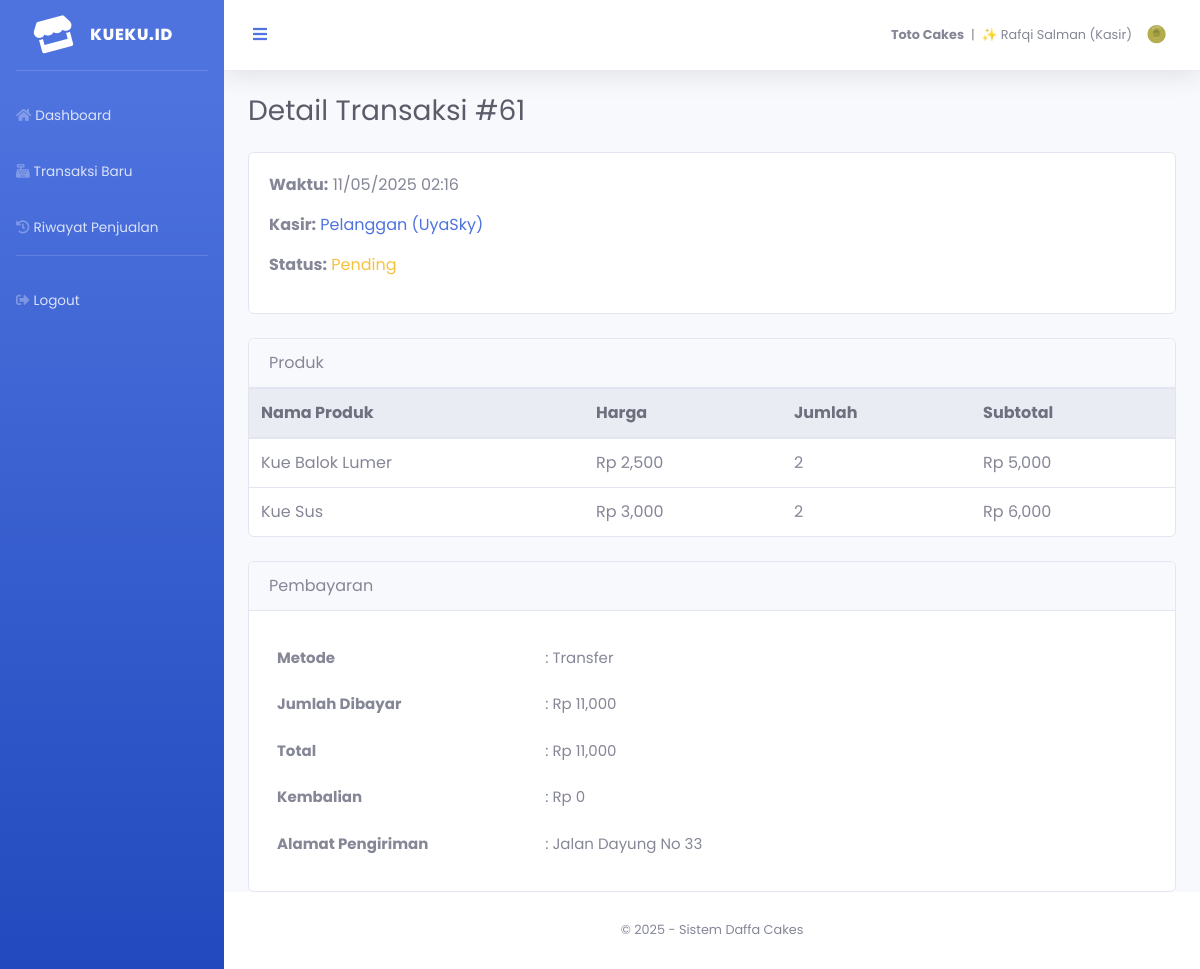
Page /views/transaksi/detail_transaksi.php?id=61 (signed in) on the committed database.
### tables this page shows
CREATE TABLE `toko` (
  `id` int(11) NOT NULL,
  `nama_toko` varchar(100) NOT NULL
);

CREATE TABLE `transaksi` (
  `transaksi_id` int(11) NOT NULL,
  `pelanggan_id` int(11) DEFAULT NULL,
  `kasir_id` int(11) DEFAULT NULL,
  `waktu` datetime DEFAULT current_timestamp(),
  `total_harga` int(11) NOT NULL,
  `keterangan` text DEFAULT NULL,
  `status` enum('pending','valid') DEFAULT 'pending'
);

CREATE TABLE `pelanggan` (
  `pelanggan_id` int(11) NOT NULL,
  `nama_lengkap` varchar(100) DEFAULT NULL,
  `email` varchar(100) DEFAULT NULL,
  `password` varchar(255) DEFAULT NULL,
  `alamat` text DEFAULT NULL,
  `no_hp` varchar(20) DEFAULT NULL,
  `created_at` timestamp NOT NULL DEFAULT current_timestamp(),
  `updated_at` datetime DEFAULT NULL,
  `username` varchar(50) DEFAULT NULL,
  `foto` varchar(100) DEFAULT 'default.png'
);

CREATE TABLE `transaksi_detail` (
  `detail_id` int(11) NOT NULL,
  `transaksi_id` int(11) NOT NULL,
  `produk_id` int(11) NOT NULL,
  `jumlah` int(11) NOT NULL,
  `harga_saat_ini` int(11) NOT NULL
);

CREATE TABLE `produk` (
  `produk_id` int(11) NOT NULL,
  `nama_produk` varchar(100) NOT NULL,
  `harga` int(11) NOT NULL,
  `stok` int(11) NOT NULL,
  `kategori_id` int(11) DEFAULT NULL,
  `gambar` varchar(100) DEFAULT NULL,
  `created_at` datetime DEFAULT current_timestamp()
);

CREATE TABLE `pembayaran` (
  `pembayaran_id` int(11) NOT NULL,
  `transaksi_id` int(11) NOT NULL,
  `metode` enum('Tunai','Transfer','QRIS') NOT NULL,
  `jumlah_dibayar` int(11) NOT NULL,
  `kembalian` int(11) DEFAULT 0,
  `bukti` varchar(255) DEFAULT NULL,
  `alamat` text DEFAULT NULL
);

### views/transaksi/detail_transaksi.php (the view, shortened to what this page needs)
<?php
require_once '../../config/koneksi.php';
$id = (int) $_GET['id'];
$data = mysqli_query($conn, "
    SELECT t.*, u.nama_lengkap AS kasir, pl.nama_lengkap AS pelanggan
    FROM transaksi t
    LEFT JOIN user u ON t.kasir_id = u.user_id
    LEFT JOIN pelanggan pl ON t.pelanggan_id = pl.pelanggan_id
    WHERE t.transaksi_id = $id
");
$transaksi = mysqli_fetch_assoc($data);
$produk = mysqli_query($conn, "
    SELECT td.*, p.nama_produk
    FROM transaksi_detail td
    JOIN produk p ON td.produk_id = p.produk_id
    WHERE td.transaksi_id = $id
");
$pembayaran = mysqli_query($conn, "SELECT * FROM pembayaran WHERE transaksi_id = $id");
$bayar = mysqli_fetch_assoc($pembayaran);
include_once '../layouts/header.php';
include_once '../layouts/sidebar.php';
?>
<div class="container-fluid">
    <h1 class="h3 mb-4 text-gray-800">Detail Transaksi #<?= $transaksi['transaksi_id'] ?></h1>
    <div class="card mb-4">
        <div class="card-body">
            <p><strong>Waktu:</strong> <?= date('d/m/Y H:i', strtotime($transaksi['waktu'])) ?></p>
            <p><strong>Kasir:</strong>
                <?php if ($transaksi['kasir']) : ?>
                    <?= htmlspecialchars($transaksi['kasir']) ?>
                <?php else : ?>
                    <span class="text-primary">Pelanggan (<?= htmlspecialchars($transaksi['pelanggan']) ?>)</span>
                <?php endif; ?>
            </p>
            <p><strong>Status:</strong>
                <?= $transaksi['status'] === 'valid'
                    ? '<span class="text-success">Valid</span>'
                    : '<span class="text-warning">Pending</span>' ?>
            </p>
        </div>
    </div>
    <div class="card mb-4">
        <div class="card-header">Produk</div>
        <div class="card-body p-0">
            <table class="table mb-0">
                <thead class="thead-light">
                    <tr>
                        <th>Nama Produk</th>
                        <th>Harga</th>
                        <th>Jumlah</th>
                        <th>Subtotal</th>
                    </tr>
                </thead>
                <tbody>
                    <?php while ($p = mysqli_fetch_assoc($produk)) : ?>
                        <tr>
                            <td><?= htmlspecialchars($p['nama_produk']) ?></td>
                            <td>Rp <?= number_format($p['harga_saat_ini']) ?></td>
                            <td><?= $p['jumlah'] ?></td>
                            <td>Rp <?= number_format($p['harga_saat_ini'] * $p['jumlah']) ?></td>
                        </tr>
                    <?php endwhile; ?>
                </tbody>
            </table>
        </div>
    </div>
    <div class="card">
        <div class="card-header">Pembayaran</div>
        <div class="card-body px-3 py-4">
            <?php if ($bayar): ?>
                <table class="table table-borderless mb-0" style="font-size: 15px;">
                    <tbody>
                        <tr>
                            <th style="width: 30%;">Metode</th>
                            <td>: <?= htmlspecialchars($bayar['metode']) ?></td>
                        </tr>
                        <tr>
                            <th>Jumlah Dibayar</th>
                            <td>: Rp <?= number_format($bayar['jumlah_dibayar']) ?></td>
                        </tr>
                        <tr>
                            <th>Total</th>
                            <td>: Rp <?= number_format($transaksi['total_harga']) ?></td>
                        </tr>
                        <tr>
                            <th>Kembalian</th>
                            <td>: Rp <?= number_format($bayar['jumlah_dibayar'] - $transaksi['total_harga']) ?></td>
                        </tr>
                        <?php if (!empty($bayar['alamat'])) : ?>
                        <tr>
                            <th>Alamat Pengiriman</th>
                            <td>: <?= nl2br(htmlspecialchars($bayar['alamat'])) ?></td>
                        </tr>
                        <?php endif; ?>
                    </tbody>
                </table>
            <?php else: ?>
                <p class="text-danger">❗ Data pembayaran belum tersedia</p>
            <?php endif; ?>
        </div>
    </div>
</div>
<?php include_once '../layouts/footer.php'; ?>

### views/layouts/sidebar.php (shortened to what this page needs)
<?php
$user = $_SESSION['user'];
$role = $user['role'];
$result = mysqli_query($conn, "SELECT nama_toko FROM toko WHERE id = 1");
$data_toko = mysqli_fetch_assoc($result);
$nama_toko = $data_toko['nama_toko'] ?? 'Toko Belum Diatur';
?>
<ul class="navbar-nav bg-gradient-primary sidebar sidebar-dark accordion" id="accordionSidebar">
    <a class="sidebar-brand d-flex align-items-center justify-content-center" href="#">
        <div class="sidebar-brand-icon rotate-n-15">
            <i class="fas fa-store"></i>
        </div>
        <div class="sidebar-brand-text mx-3">Kueku.id</div>
    </a>
    <hr class="sidebar-divider">
    <?php if ($role === 'kasir'): ?>
        <li class="nav-item">
            <a class="nav-link" href="/daffa_cakes/views/dashboard/kasir/index.php">
                <i class="fas fa-home"></i><span>Dashboard</span>
            </a>
        </li>
        <li class="nav-item">
            <a class="nav-link" href="/daffa_cakes/views/transaksi/kelola_pesanan.php">
                <i class="fas fa-cash-register"></i><span>Transaksi Baru</span>
            </a>
        </li>
        <li class="nav-item">
            <a class="nav-link" href="/daffa_cakes/views/transaksi/riwayat_penjualan.php">
                <i class="fas fa-history"></i><span>Riwayat Penjualan</span>
            </a>
        </li>
    <?php endif; ?>
    <hr class="sidebar-divider d-none d-md-block">
    <li class="nav-item">
        <a class="nav-link" href="/daffa_cakes/logout.php">
            <i class="fas fa-sign-out-alt"></i><span>Logout</span>
        </a>
    </li>
</ul>
<div id="content-wrapper" class="d-flex flex-column">
    <div id="content">
        <nav class="navbar navbar-expand navbar-light bg-white topbar mb-4 static-top shadow">
            <button id="sidebarToggle" class="btn btn-link d-none d-md-inline rounded-circle mr-3">
                <i class="fa fa-bars"></i>
            </button>
            <ul class="navbar-nav ml-auto">
                <li class="nav-item dropdown no-arrow">
                    <a class="nav-link dropdown-toggle" href="#" id="userDropdown" role="button"
                       data-toggle="dropdown" aria-haspopup="true" aria-expanded="false">
                       <span class="mr-2 d-none d-lg-inline text-gray-600 small">
                            <strong><?= htmlspecialchars($nama_toko) ?></strong> &nbsp;|&nbsp;
                            ✨ <?= htmlspecialchars($user['nama_lengkap']) ?> (<?= ucfirst($user['role']) ?>)
                        </span>
                        <img class="img-profile rounded-circle"
                             src="/daffa_cakes/assets/img/user/<?= $user['foto'] ?? 'default.png'; ?>" width="30" height="30">
                    </a>
                </li>
            </ul>
        </nav>

### views/layouts/header.php (style rules this page uses)
body, .navbar, .sidebar, .card, .form-control, .btn, h1, h2, h3, h4, h5, h6 { font-family: 'Poppins', sans-serif !important; }

### rows in the picture
toko: nama_toko "Toto Cakes"
transaksi: transaksi_id "61", waktu "11/05/2025 02:16", pelanggan.nama_lengkap "UyaSky", total_harga "11,000"
transaksi_detail: produk.nama_produk "Kue Balok Lumer", harga_saat_ini "2,500", jumlah "2", $p['harga_saat_ini'] * $p['jumlah'] "5,000"
transaksi_detail: produk.nama_produk "Kue Sus", harga_saat_ini "3,000", jumlah "2", $p['harga_saat_ini'] * $p['jumlah'] "6,000"
pembayaran: metode "Transfer", jumlah_dibayar "11,000", $bayar['jumlah_dibayar']-$transaksi['total_harga'] "0", alamat "Jalan Dayung No 33"

### other values in the picture
$user['nama_lengkap'] "Rafqi Salman"
$user['role'] "Kasir"
